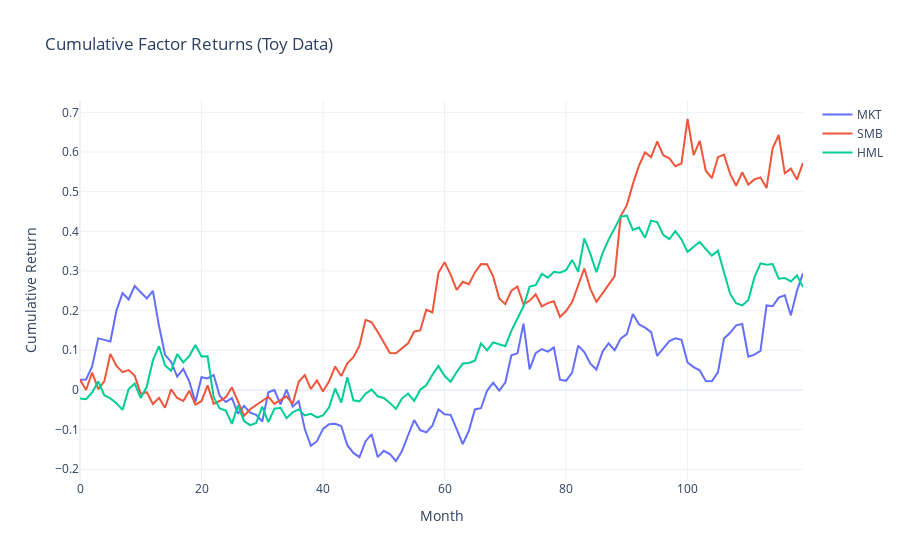

The notebook cell this image was saved under:
### Code cell
cum = (1 + df[['MKT', 'SMB', 'HML']]).cumprod() - 1

fig = go.Figure()
for col in cum.columns:
    fig.add_trace(go.Scatter(x=cum.index, y=cum[col], mode='lines', name=col))
fig.update_layout(
    title='Cumulative Factor Returns (Toy Data)',
    xaxis_title='Month',
    yaxis_title='Cumulative Return',
    template='plotly_white'
)
fig.show()
